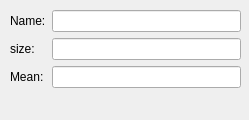
<?xml version="1.0" encoding="UTF-8"?>
<ui version="4.0">
 <class>InformationAboutTableWindow</class>
 <widget class="QWidget" name="InformationAboutTableWindow">
  <property name="geometry">
   <rect>
    <x>0</x>
    <y>0</y>
    <width>249</width>
    <height>120</height>
   </rect>
  </property>
  <property name="windowTitle">
   <string>Form</string>
  </property>
  <widget class="QWidget" name="layoutWidget">
   <property name="geometry">
    <rect>
     <x>10</x>
     <y>10</y>
     <width>231</width>
     <height>101</height>
    </rect>
   </property>
   <layout class="QFormLayout" name="formLayout">
    <item row="0" column="0">
     <widget class="QLabel" name="label">
      <property name="text">
       <string>Name:</string>
      </property>
      <property name="buddy">
       <cstring>lineEdit_name</cstring>
      </property>
     </widget>
    </item>
    <item row="0" column="1">
     <widget class="QLineEdit" name="lineEdit_name"/>
    </item>
    <item row="1" column="0">
     <widget class="QLabel" name="label_2">
      <property name="text">
       <string>size:</string>
      </property>
      <property name="buddy">
       <cstring>lineEdit_Size</cstring>
      </property>
     </widget>
    </item>
    <item row="1" column="1">
     <widget class="QLineEdit" name="lineEdit_Size"/>
    </item>
    <item row="2" column="0">
     <widget class="QLabel" name="label_3">
      <property name="text">
       <string>Mean:</string>
      </property>
      <property name="buddy">
       <cstring>lineEdit_Mean</cstring>
      </property>
     </widget>
    </item>
    <item row="2" column="1">
     <widget class="QLineEdit" name="lineEdit_Mean"/>
    </item>
   </layout>
  </widget>
 </widget>
 <resources/>
 <connections/>
</ui>
